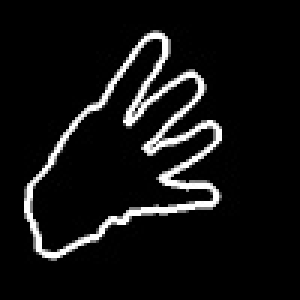
#> input picture src/ceshi2/10_04_zhn.jpg, 100 x 100 px, given in place of the camera (shown 3 times larger)
$ python create-datasets.py   (older library calls are emulated)
#> lines starting #> are read from the running program, lines starting #| are printed output that depends on the picture; after the words box and inside, x2 and y2 are one past the last pixel; in counts of white or black regions, pixels touching at a corner belong together
#采集数据集

import cv2
import numpy as np

#皮肤检测
def A(img):

    YCrCb = cv2.cvtColor(img, cv2.COLOR_BGR2YCR_CB) #转换至YCrCb空间
    (y,cr,cb) = cv2.split(YCrCb) #拆分出Y,Cr,Cb值
    cr1 = cv2.GaussianBlur(cr, (5,5), 0)
    _, skin = cv2.threshold(cr1, 0, 255, cv2.THRESH_BINARY + cv2.THRESH_OTSU) #Ostu处理
    #_, skin = cv2.threshold(cr1, 132, 255, cv2.THRESH_BINARY)
    res = cv2.bitwise_and(img,img, mask = skin)
    return res

def B(img):

    #binaryimg = cv2.Canny(Laplacian, 50, 200) #二值化，canny检测
    h = cv2.findContours(img,cv2.RETR_EXTERNAL,cv2.CHAIN_APPROX_NONE) #寻找轮廓
    contour = h[0]
    contour = sorted(contour, key = cv2.contourArea, reverse=True)#已轮廓区域面积进行排序
    #contourmax = contour[0][:, 0, :]#保留区域面积最大的轮廓点坐标
    bg = np.ones(dst.shape, np.uint8) *255#创建白色幕布
    ret = cv2.drawContours(bg,contour[0],-1,(0,0,0),3) #绘制黑色轮廓
    return ret


if __name__ == '__main__':
    device_id = 0
    '''
    device_id {
              0:电脑摄像头
              1:手机摄像头}
    '''

    i = 1502 #存图开始的第一个索引


    if device_id == 0:
        cap = cv2.VideoCapture(0)  # 读取摄像头
    elif device_id == 1:
        url = "http://192.168.137.11:8080/video"  # 手机摄像头的URL（根据IP Webcam应用显示的URL修改）尾缀video不动
        cap = cv2.VideoCapture(url)  # 打开视频流

    while(True):
        ret, frame = cap.read()
#> frame is the input picture: shape (100, 100, 3); min 0, max 255, mean 18.6
        frame_shape = frame.shape
#> frame_shape = (100, 100, 3)

        # 下面提取roi区域可以根据自己的电脑进行调节
        src = cv2.resize(frame, (frame_shape[1] // 2, frame_shape[0] // 2), interpolation=cv2.INTER_CUBIC)  # 窗口大小
        src_shape = src.shape
#> src_shape = (50, 50, 3)

        p1 = [0, 0]
        p2 = [0, 0]
        if device_id == 0:
            tmp = min(src_shape[1] // 3, src_shape[0] // 3)
#> tmp = 16
        elif device_id == 1:
            tmp = min(src_shape[1] // 2, src_shape[0] // 2)
        p1[0] = src_shape[1] // 2 - tmp if src_shape[1] // 2 - tmp >= 0 else 0
        p1[1] = src_shape[0] // 2 - tmp if src_shape[0] // 2 - tmp >= 0 else 0
        p2[0] = src_shape[1] // 2 + tmp if src_shape[1] // 2 + tmp < src_shape[1] else src_shape[1] - 1
        p2[1] = src_shape[0] // 2 + tmp if src_shape[0] // 2 + tmp < src_shape[0] else src_shape[0] - 1

        cv2.rectangle(src, (p1[0], p1[1]), (p2[0], p2[1]), (0, 255, 0))  # 框出截取位置
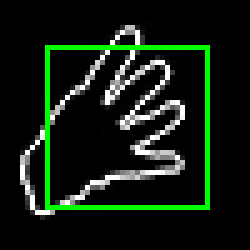
#> src: shape (50, 50, 3) (shown 5 times larger); mean B, G, R 17.7, 30.8, 17.7
        cv2.imshow("src", src)
        roi = src[p1[1]:p2[1], p1[0]:p2[0]]  # 获取手势框图

        res = A(roi)  # 进行肤色检测
#> in A, `YCrCb = cv2.cvtColor(img, cv2.COLOR_BGR2YCR_CB)`: YCrCb: shape (32, 32, 3); mean of channels 0, 1, 2 43.9, 121.4, 122.8
#> in A, `(y,cr,cb) = cv2.split(YCrCb)`:
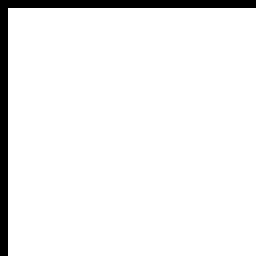
#> cr: shape (32, 32) (shown 8 times larger); values 21 (black) and 128 (white), 93.8% white; black in thin lines or dots
#> in A, `cr1 = cv2.GaussianBlur(cr, (5,5), 0)`:
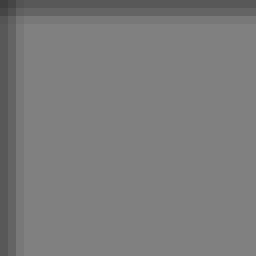
#> cr1: shape (32, 32) (shown 8 times larger); min 63, max 128, mean 123.4
#> in A, `_, skin = cv2.threshold(cr1, 0, 255, cv2.THRESH_BINARY + cv2.THRESH_OT..`: skin: shape (32, 32); 87.9% white; 1 black region
        cv2.imshow("roi",roi)

        gray = cv2.cvtColor(res, cv2.COLOR_BGR2GRAY)
        dst = cv2.Laplacian(gray, cv2.CV_16S, ksize = 3)
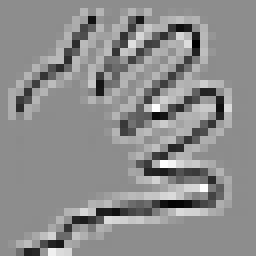
#> dst: shape (32, 32) int16 (shown 8 times larger); min -1824, max 1474, mean 0.2; drawn with min black and max white
        Laplacian = cv2.convertScaleAbs(dst)
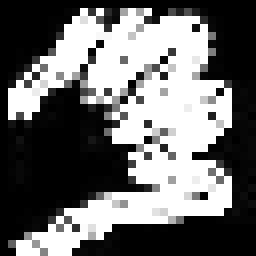
#> Laplacian: shape (32, 32) (shown 8 times larger); min 0, max 255, mean 108.4

        contour = B(Laplacian)#轮廓处理
#> in B, `h = cv2.findContours(img,cv2.RETR_EXTERNAL,cv2.CHAIN_APPROX_NONE)`: h = 1 contour; box (x1, y1, x2, y2) and area: (1, 1, 32, 32) 648
#> in B, `contour = h[0]`: contour has the same summary as h
#> in B, `ret = cv2.drawContours(bg,contour[0],-1,(0,0,0),3)`: ret: shape (32, 32); 41.7% white; 8 white regions (5 under 20 px), largest, box (x1, y1, x2, y2) and area: (4, 4, 29, 29) 334, (17, 29, 32, 32) 32, (0, 0, 6, 6) 23
        #contour = cv2.fastNlMeansDenoising(contour,None,10,7,21)
        cv2.imshow("contour",contour)

        #_,img = cv2.threshold(contour,127,255,cv2.THRESH_BINARY)

        #img = cv2.resize(img, (100, 100), interpolation=cv2.INTER_AREA)
        img = cv2.resize(contour, (100, 100), interpolation=cv2.INTER_AREA)
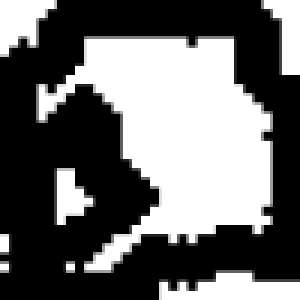
#> img: shape (100, 100) (shown 3 times larger); min 0, max 255, mean 106.3
        img = 255-img
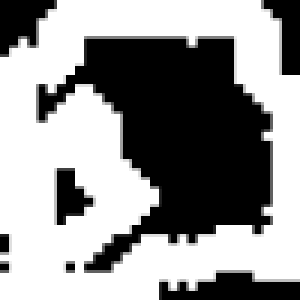
#> img: shape (100, 100) (shown 3 times larger); min 0, max 255, mean 148.7
        #print(img)
        #print(type(img))
        cv2.imshow("img",img)
        key = cv2.waitKey(50)# & 0xFF
#> (key q is pressed here)
        if key == ord('q'):
            break
        elif key == ord('s'):
            cv2.imwrite('./datasets2/' + str(i) + '_01_zhn' + '.jpg',img)
            #cv2.imwrite('E:\\opencv\\hand_5.jpg',255-contour)
            print("保存成功+",i)
            i = i + 1
    cap.release()
    cv2.destroyAllWindows()
